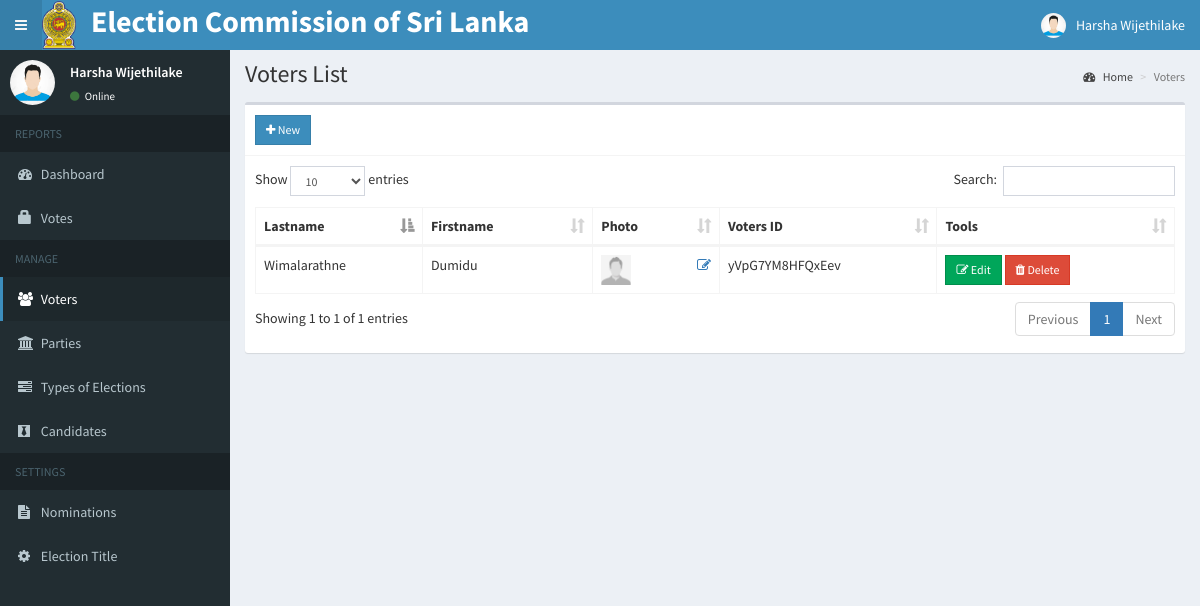
Screenshot of /admin/voters.php (signed in) with the database file from the repository.
### tables this page shows
CREATE TABLE `voters` (
  `id` int(11) NOT NULL,
  `voters_id` varchar(15) NOT NULL,
  `password` varchar(60) NOT NULL,
  `firstname` varchar(30) NOT NULL,
  `lastname` varchar(30) NOT NULL,
  `photo` varchar(150) NOT NULL,
  `nic` varchar(12) NOT NULL,
  `address` varchar(255) DEFAULT NULL,
  `division` varchar(255) NOT NULL
);

### admin/includes/session.php (called while the page is built, shortened)
<?php
	include 'includes/conn.php';
	$sql = "SELECT * FROM admin WHERE id = '".$_SESSION['admin']."'";
	$query = $conn->query($sql);
	$user = $query->fetch_assoc();
?>

### admin/voters.php (the view, shortened to what this page needs)
<?php include 'includes/session.php'; ?>
<?php include 'includes/header.php'; ?>
<body class="hold-transition skin-blue sidebar-mini">
<div class="wrapper">
  <?php include 'includes/navbar.php'; ?>
  <?php include 'includes/menubar.php'; ?>
  <div class="content-wrapper">
    <section class="content-header">
      <h1>
        Voters List
      </h1>
      <ol class="breadcrumb">
        <li><a href="#"><i class="fa fa-dashboard"></i> Home</a></li>
        <li class="active">Voters</li>
      </ol>
    </section>
    <section class="content">
      <div class="row">
        <div class="col-xs-12">
          <div class="box">
            <div class="box-header with-border">
              <a href="#addnew" data-toggle="modal" class="btn btn-primary btn-sm btn-flat"><i class="fa fa-plus"></i> New</a>
            </div>
            <div class="box-body">
              <table id="example1" class="table table-bordered">
                <thead>
                  <th>Lastname</th>
                  <th>Firstname</th>
                  <th>Photo</th>
                  <th>Voters ID</th>
                  <th>Tools</th>
                </thead>
                <tbody>
                  <?php
                    $sql = "SELECT * FROM voters";
                    $query = $conn->query($sql);
                    while($row = $query->fetch_assoc()){
                      $image = (!empty($row['photo'])) ? '../images/'.$row['photo'] : '../images/profile.jpg';
                      echo "
                        <tr>
                          <td>".$row['lastname']."</td>
                          <td>".$row['firstname']."</td>
                          <td>
                            <img src='".$image."' width='30px' height='30px'>
                            <a href='#edit_photo' data-toggle='modal' class='pull-right photo' data-id='".$row['id']."'><span class='fa fa-edit'></span></a>
                          </td>
                          <td>".$row['voters_id']."</td>
                          <td>
                            <button class='btn btn-success btn-sm edit btn-flat' data-id='".$row['id']."'><i class='fa fa-edit'></i> Edit</button>
                            <button class='btn btn-danger btn-sm delete btn-flat' data-id='".$row['id']."'><i class='fa fa-trash'></i> Delete</button>
                          </td>
                        </tr>
                      ";
                    }
                  ?>
                </tbody>
              </table>
            </div>
          </div>
        </div>
      </div>
    </section>
  </div>
</div>
</body>
</html>

### admin/includes/navbar.php (shortened to what this page needs)
<header class="main-header">
  <nav class="navbar navbar-static-top">
    <a href="#" class="sidebar-toggle" data-toggle="push-menu" role="button">
    </a>
    <img src="images/gov_logo.png" class="main_logo"/>
    <a href="#" class="main-heade">
    <span class="logo-lg"><span style="color: white; font-size: 30px;"><b>Election Commission of Sri Lanka</b></span>
    </a>
    <div class="navbar-custom-menu">
      <ul class="nav navbar-nav">
        <li class="dropdown user user-menu">
          <a href="#" class="dropdown-toggle" data-toggle="dropdown">
            <img src="<?php echo (!empty($user['photo'])) ? '../images/'.$user['photo'] : '../images/profile.jpg'; ?>" class="user-image" alt="User Image">
            <span class="hidden-xs"><?php echo $user['firstname'].' '.$user['lastname']; ?></span>
          </a>
        </li>
      </ul>
    </div>
  </nav>
</header>

### admin/includes/menubar.php (shortened to what this page needs)
<aside class="main-sidebar">
  <section class="sidebar">
    <div class="user-panel">
      <div class="pull-left image">
        <img src="<?php echo (!empty($user['photo'])) ? '../images/'.$user['photo'] : '../images/profile.jpg'; ?>" class="img-circle" alt="User Image">
      </div>
      <div class="pull-left info">
        <p><?php echo $user['firstname'].' '.$user['lastname']; ?></p>
        <a><i class="fa fa-circle text-success"></i> Online</a>
      </div>
    </div>
    <ul class="sidebar-menu" data-widget="tree">
      <li class="header">REPORTS</li>
      <li class=""><a href="home.php"><i class="fa fa-dashboard"></i> <span>Dashboard</span></a></li>
      <li class=""><a href="votes.php"><span class="glyphicon glyphicon-lock"></span> <span>Votes</span></a></li>
      <li class="header">MANAGE</li>
      <li class=""><a href="voters.php"><i class="fa fa-users"></i> <span>Voters</span></a></li>
      <li class=""><a href="parties.php"><i class="fa fa-institution"></i> <span>Parties</span></a></li>
      <li class=""><a href="positions.php"><i class="fa fa-tasks"></i> <span>Types of Elections</span></a></li>
      <li class=""><a href="candidates.php"><i class="fa fa-black-tie"></i> <span>Candidates</span></a></li>
      <li class="header">SETTINGS</li>
      <li class=""><a href="ballot.php"><i class="fa fa-file-text"></i> <span>Nominations</span></a></li>
      <li class=""><a href="#config" data-toggle="modal"><i class="fa fa-cog"></i> <span>Election Title</span></a></li>
    </ul>
  </section>
</aside>

### rows the page displays
voters: lastname "Wimalarathne", firstname "Dumidu", photo (placeholder picture), voters "yVpG7YM8HFQxEev"

### other values shown
$user['firstname'] "Harsha"
$user['lastname'] "Wijethilake"
